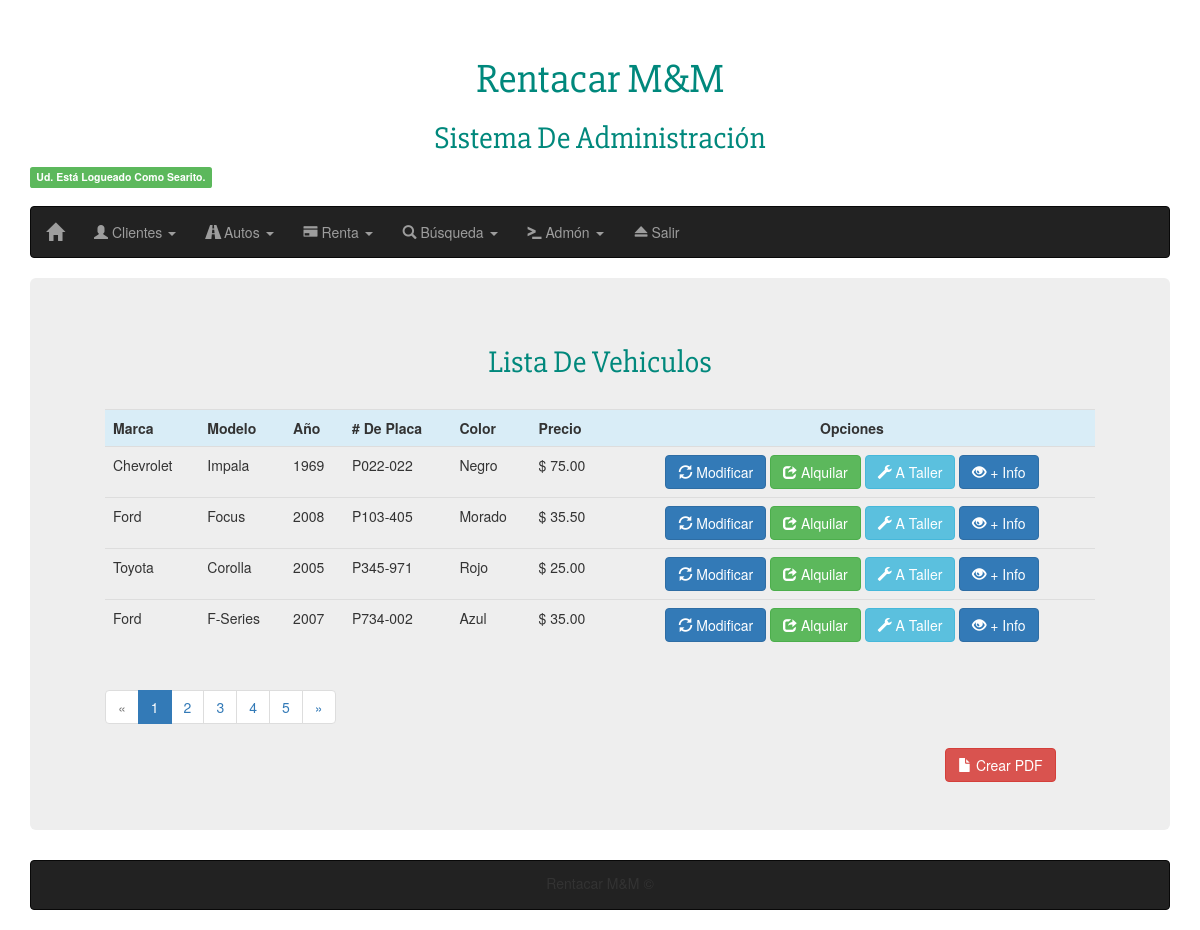
/car-list.php (signed in), run on the app's committed database.
### tables this page shows
CREATE TABLE `autos` (
  `id` int(5) NOT NULL,
  `marca` varchar(25) NOT NULL,
  `modelo` varchar(25) NOT NULL,
  `year` varchar(4) NOT NULL,
  `placa` varchar(8) NOT NULL,
  `color` varchar(10) NOT NULL,
  `tipo` varchar(25) NOT NULL,
  `capacidad` int(2) NOT NULL,
  `disponible` int(1) NOT NULL,
  `usd` decimal(5,2) NOT NULL
);

### func/ez_sql_mysql.php (called while the page is built, shortened)
<?php
	$ezsql_mysql_str = array
	(
		1 => 'Require $dbuser and $dbpassword to connect to a database server',
		2 => 'Error establishing mySQL database connection. Correct user/password? Correct hostname? Database server running?',
		3 => 'Require $dbname to select a database',
		4 => 'mySQL database connection is not active',
		5 => 'Unexpected error while trying to select database'
	);
	class ezSQL_mysql extends ezSQLcore
	{
		function connect($dbuser='', $dbpassword='', $dbhost='localhost')
		{
			global $ezsql_mysql_str; $return_val = false;
			if ( ! $dbuser )
			{
				$this->register_error($ezsql_mysql_str[1].' in '.__FILE__.' on line '.__LINE__);
				$this->show_errors ? trigger_error($ezsql_mysql_str[1],E_USER_WARNING) : null;
			}
			else if ( ! $this->dbh = @mysql_connect($dbhost,$dbuser,$dbpassword,true,131074) )
			{
				$this->register_error($ezsql_mysql_str[2].' in '.__FILE__.' on line '.__LINE__);
				$this->show_errors ? trigger_error($ezsql_mysql_str[2],E_USER_WARNING) : null;
			}
			else
			{
				$return_val = true;
				$this->conn_queries = 0;
			}
			return $return_val;
		}
		function query($query)
		{
			$return_val = 0;
			$query = trim($query);
			$this->result = @mysql_query($query,$this->dbh);
			if ( preg_match("/^(insert|delete|update|replace|truncate|drop|create|alter|set|lock|unlock)\s+/i",$query) )
			{
				$is_insert = true;
				$this->rows_affected = @mysql_affected_rows($this->dbh);
				if ( preg_match("/^(insert|replace)\s+/i",$query) )
				{
					$this->insert_id = @mysql_insert_id($this->dbh);
				}
				$return_val = $this->rows_affected;
			}
			else
			{
				$is_insert = false;
				$i=0;
				$num_rows=0;
				while ( $row = @mysql_fetch_object($this->result) )
				{
					$num_rows++;
				}
				$this->num_rows = $num_rows;
				$return_val = $this->num_rows;
			}
			return $return_val;
		}
	}

### func/ez_sql_core.php (called while the page is built, shortened)
<?php
	class ezSQLcore
	{
		var $num_queries      = 0;
		var $conn_queries     = 0;
		var $timers           = array();
		function flush()
		{
			$this->last_result = null;
		}
		function get_results($query=null, $output = OBJECT)
		{
			if ( $query )
			{
				$this->query($query);
			}
			if ( $output == OBJECT )
			{
				return $this->last_result;
			}
		}
		function timer_get_cur()
		{
			list($usec, $sec) = explode(" ",microtime());
			return ((float)$usec + (float)$sec);
		}
		function timer_start($timer_name)
		{
			$this->timers[$timer_name] = $this->timer_get_cur();
		}
		function timer_elapsed($timer_name)
		{
			return round($this->timer_get_cur() - $this->timers[$timer_name],2);
		}
		function count ($all = true, $increase = false) {
			if ($increase) {
				$this->num_queries++;
				$this->conn_queries++;
			}
			return ($all) ? $this->num_queries : $this->conn_queries;
		}
	}

### car-list.php (the view, shortened to what this page needs)
<?php
	require('header.php');
	require('barra.php');
	include_once('func/ez_sql_core.php');
	include_once('func/ez_sql_mysql.php');
	include_once('func/Zebra_Pagination.php');
	$connEzCore = new ezSQL_mysql('root', '', 'rentacar', 'localhost');
	$totalAutos = $connEzCore->get_var("SELECT count(*) FROM autos");
	$resultados = 4;
	$paginacion = new Zebra_Pagination();
	$paginacion->records($totalAutos);
	$paginacion->records_per_page($resultados);
	$paginacion->padding(false);
	$autos = $connEzCore->get_results('SELECT * FROM autos LIMIT ' . (($paginacion->get_page() - 1) * $resultados) . ', ' . $resultados);
?>
<div class="jumbotron">
	<div class="container">
		<h2 class="subtitulo slavo verde centro">Lista De Vehiculos</h2>
		<div class="table-responsive"><br>
			<table class="table table-hover">
				<tr class="info">
					<th>Marca</th>
					<th>Modelo</th>
					<th>Año</th>
					<th># De Placa</th>
					<th>Color</th>
					<th>Precio</th>
					<th class="centro">Opciones</th>
				</tr>
				<?php
					foreach ($autos as $imprimiendo){
						$estado = $imprimiendo->disponible;
						switch ($estado) {
								case '1':
								echo "<tr>
									  	  <td>$imprimiendo->marca</td>
									  	  <td>$imprimiendo->modelo</td>
									  	  <td>$imprimiendo->year</td>
									  	  <td>$imprimiendo->placa</td>
									  	  <td>$imprimiendo->color</td>
									  	  <td>"."$ ".$imprimiendo->usd."</td>
									  	  <td class='text-center'>
									  	  	<a href='updating-auto.php?id=$imprimiendo->id' class='btn btn-primary'>
												<span class='glyphicon glyphicon-refresh'></span> Modificar</a>
											</a>
											<a href='alquiloc.php?id=$imprimiendo->id' class='btn btn-success'>
												<span class='glyphicon glyphicon-share'></span> Alquilar</a>
											</a>
											<button type='button' class='btn btn-info' value='$imprimiendo->id'
											        href='javascript:;' onclick='aTallerId($(this).val()); return false;' id='btntaller'>
												<span class='glyphicon glyphicon-wrench'></span> A Taller</a>
											</button>
											<button type='button' class='btn btn-primary' data-toggle='modal'  data-target='#myModal'
											        value='$imprimiendo->id' id='carinfo' name='carinfo' href='javascript:;'
											        onclick='gettingCarId($(this).val()); return false;'>
												<span class='glyphicon glyphicon-eye-open'></span> + Info
											</button>
									  	  </td>
								      </tr>";
								break;
						}
					}
				?>
			</table>
			<div class="col-lg-5 col-md-5 col-sm-5 col-xs-12"></div>
			<div class="col-lg-5 col-md-5 col-sm-5 col-xs-12"></div>
			<div class="col-lg-2 col-md-2 col-sm-3 col-xs-4">
				<a href="car-list-pdf.php" target="_blank" class="btn btn-danger"><span class="glyphicon glyphicon-file"></span> Crear PDF</a>
			</div>
		</div>
	</div>
</div>
<?php
	require('footer.php');
?>

### css/maquillaje.css (style rules this page uses)
body { font-family: 'Lato'; font-size: 1.0em; background-color: #f4f4f4; }
.slavo { font-family: 'Slabo27px', Arial; }
.subtitulo { font-size: 2.2em; }
.verde { color: #00887C; }
a { text-decoration: none; }
.centro { text-align: center; }

### data on the page
autos: marca "Chevrolet", modelo "Impala", year "1969", placa "P022-022", color "Negro", usd "75.00", $imprimiendo->id 1 (drawn)
autos: marca "Ford", modelo "Focus", year "2008", placa "P103-405", color "Morado", usd "35.50", $imprimiendo->id 2 (drawn)
autos: marca "Toyota", modelo "Corolla", year "2005", placa "P345-971", color "Rojo", usd "25.00", $imprimiendo->id 3 (drawn)
autos: marca "Ford", modelo "F-Series", year "2007", placa "P734-002", color "Azul", usd "35.00", $imprimiendo->id 4 (drawn)

### other printed values
$_SESSION['nombre'] "Searito"
$this->_properties['previous'] "«"
$this->_properties['next'] "»"
